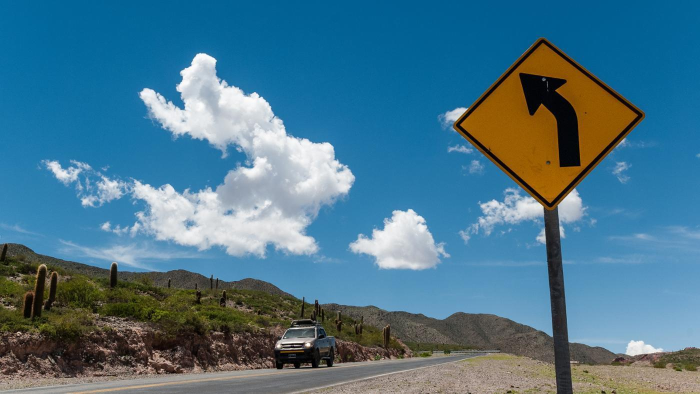
#> input picture 3.jpg, 1400 x 788 px (shown at 1/2 size)
$ python tes1.py
#> lines starting #> are read from the running program, lines starting #| are printed output that depends on the picture
import numpy as np
import cv2


img = cv2.imread('3.jpg', cv2.IMREAD_GRAYSCALE)
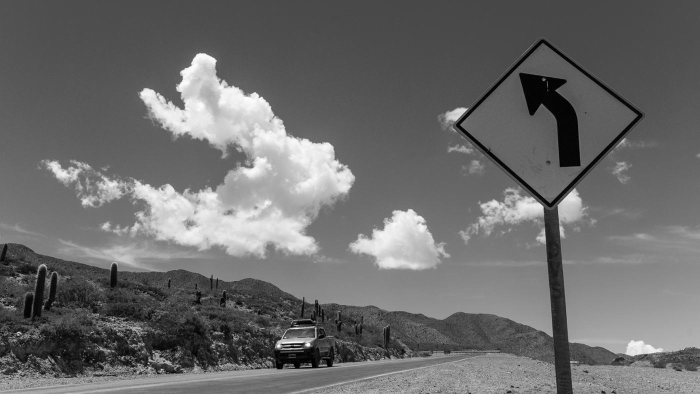
#> img: shape (788, 1400) (shown at 1/2 size); min 0, max 255, mean 107.4
resize_img = cv2.resize(img,(100,100))
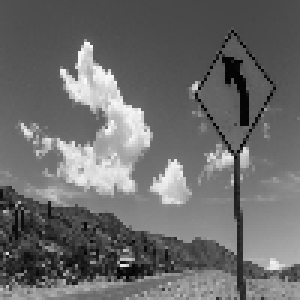
#> resize_img: shape (100, 100) (shown 3 times larger); min 2, max 249, mean 107.3
cv2.imshow('gambar', resize_img)
#> (the run stopped early here; a loop or call above may not have finished)

$ run again, with 4.jpg copied over 3.jpg
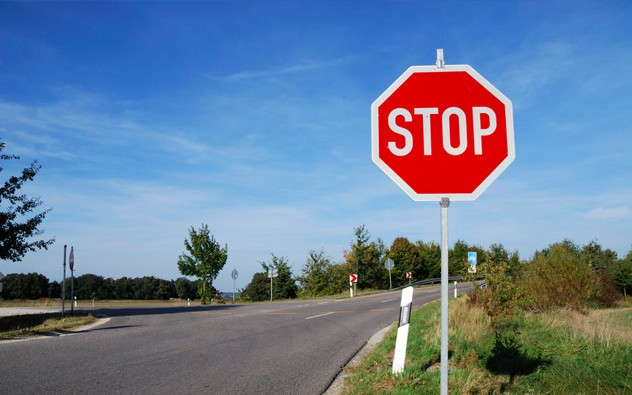
#> input picture 4.jpg, 632 x 395 px
#> `img = cv2.imread('3.jpg', cv2.IMREAD_GRAYSCALE)`:
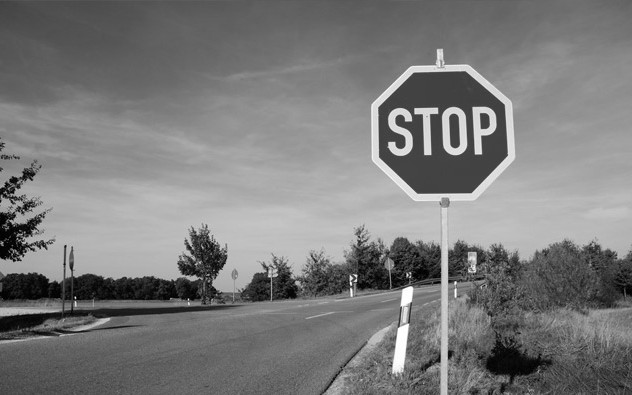
#> img: shape (395, 632); min 0, max 255, mean 123
#> `resize_img = cv2.resize(img,(100,100))`:
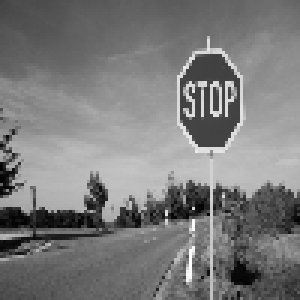
#> resize_img: shape (100, 100) (shown 3 times larger); min 0, max 255, mean 122.6

$ run again, with positif.jpg copied over 3.jpg
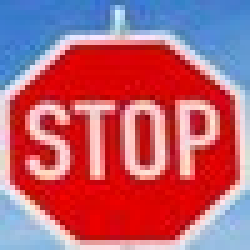
#> input picture positif.jpg, 50 x 50 px (shown 5 times larger)
#> `img = cv2.imread('3.jpg', cv2.IMREAD_GRAYSCALE)`:
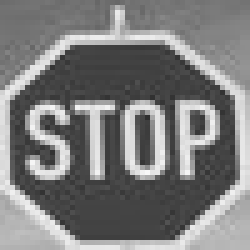
#> img: shape (50, 50) (shown 5 times larger); min 47, max 248, mean 124.4
#> `resize_img = cv2.resize(img,(100,100))`:
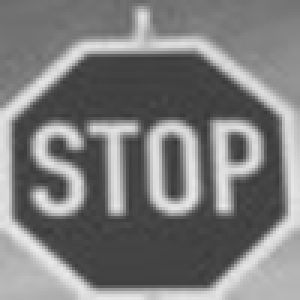
#> resize_img: shape (100, 100) (shown 3 times larger); min 56, max 235, mean 124.3

$ run again, with positif_non_resized.jpg copied over 3.jpg
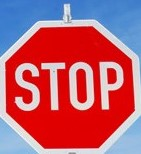
#> input picture positif_non_resized.jpg, 141 x 154 px
#> `img = cv2.imread('3.jpg', cv2.IMREAD_GRAYSCALE)`:
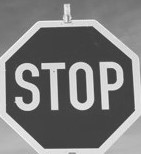
#> img: shape (154, 141); min 49, max 255, mean 124
#> `resize_img = cv2.resize(img,(100,100))`:
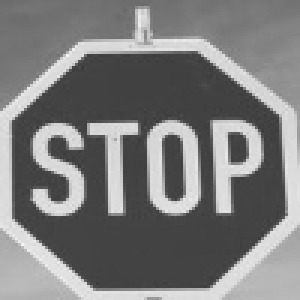
#> resize_img: shape (100, 100) (shown 3 times larger); min 58, max 244, mean 123.9
